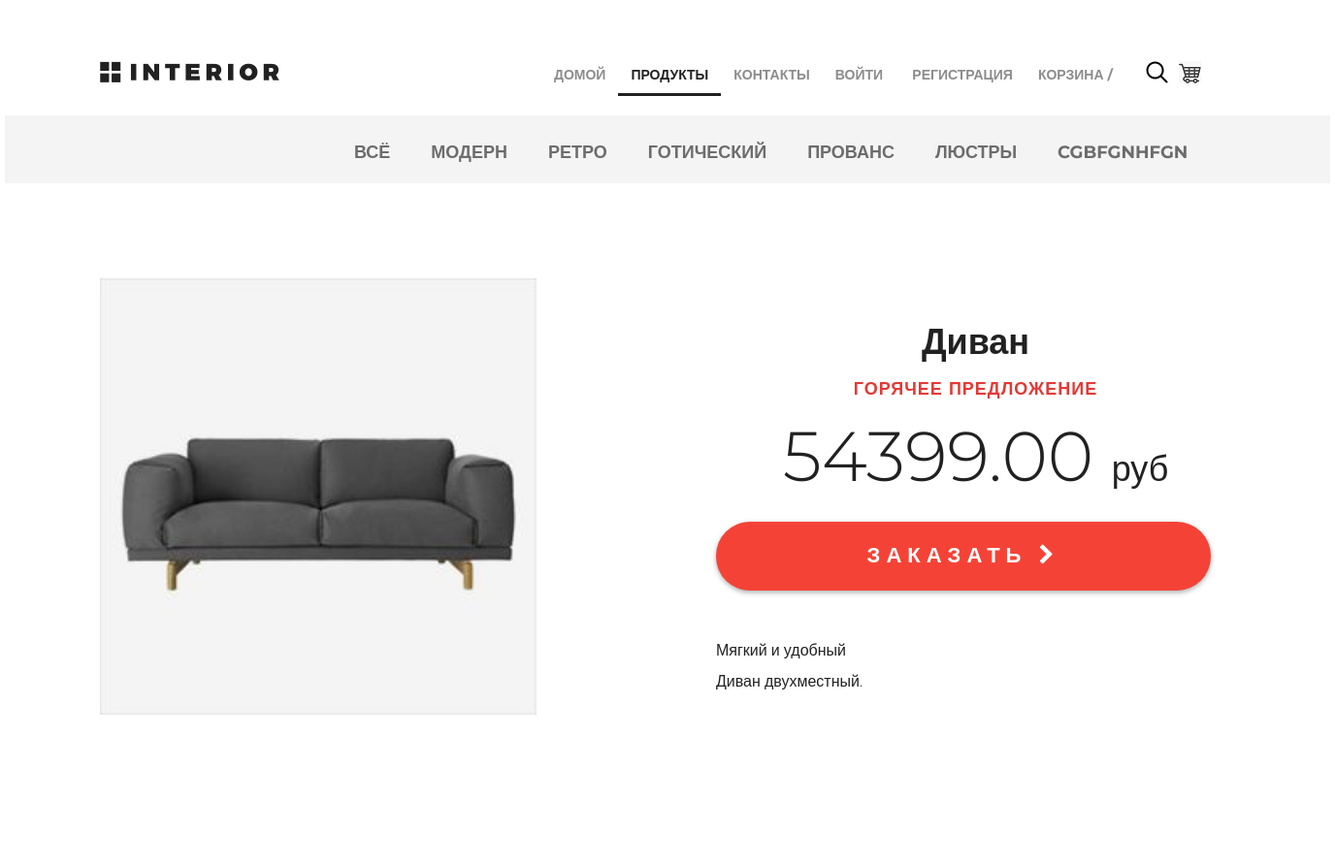
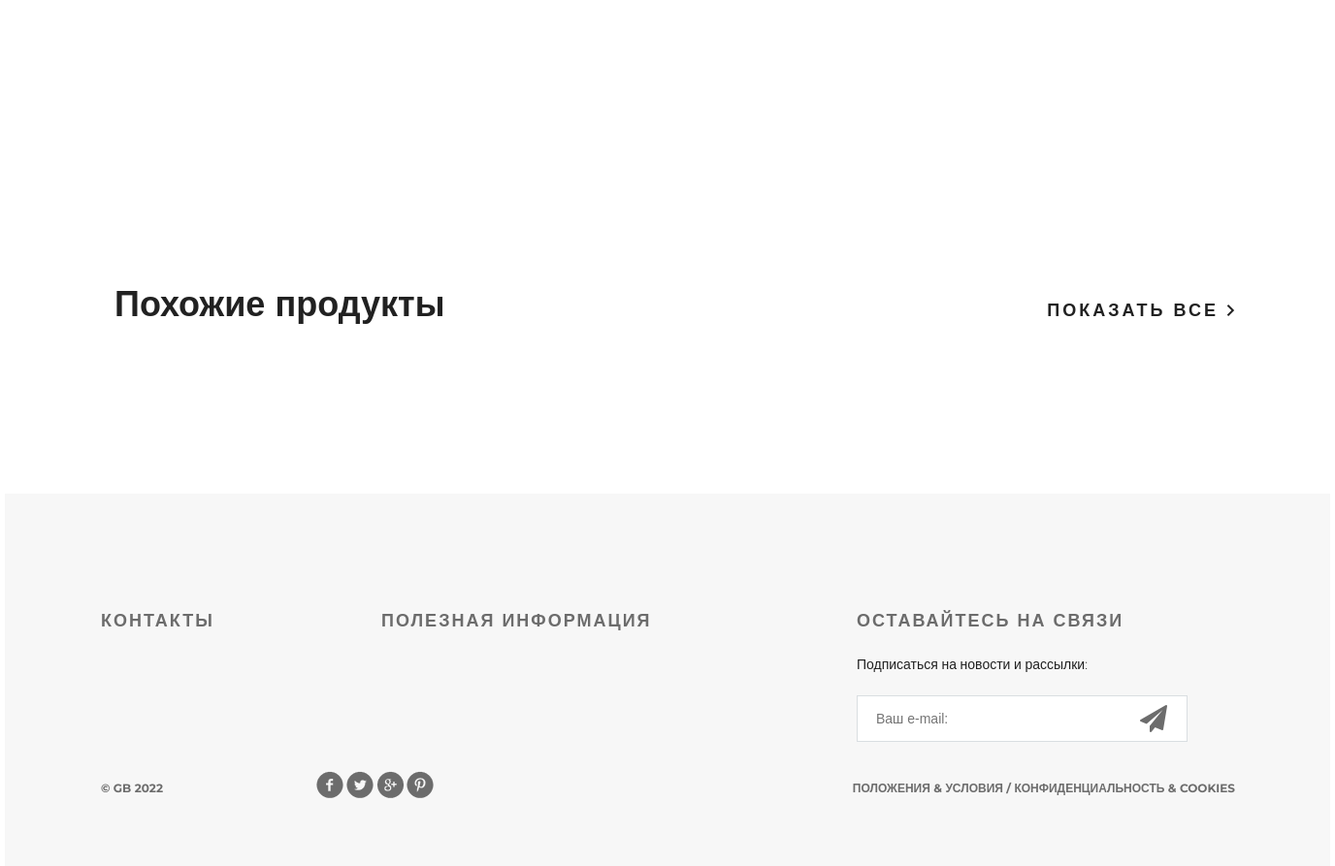
Screenshot of /products/ with the database file from the repository (2 pictures, top to bottom).
### mainapp/models.py (models this page shows)
class ProductCategory(models.Model):
    name = models.CharField(verbose_name='имя', max_length=64, unique=True, blank=True)
    description = models.TextField(verbose_name='описание', blank=True, max_length=128)
    is_active = models.BooleanField(verbose_name='активна', default=True)
    def __str__(self):
        return self.name

class Product(models.Model):
    name = models.CharField(verbose_name='имя', max_length=128, unique=True)
    description = models.TextField(verbose_name='описание', blank=True)
    category = models.ForeignKey(ProductCategory, on_delete=models.SET_NULL, null=True, blank=True)
    short_description = models.CharField(verbose_name='короткое описание', max_length=64)
    price = models.DecimalField(verbose_name='цена', max_digits=8, decimal_places=2, default=0)
    price_with_discount = models.DecimalField(verbose_name='цена со скидкой', max_digits=8, decimal_places=2, default=0)
    quantity = models.PositiveIntegerField(verbose_name='количество на складе', default=0)
    image = models.ImageField(upload_to='products_images', blank=True)
    is_active = models.BooleanField(verbose_name='активна', default=True)
    def __str__(self):
        return self.name

### mainapp/views.py (the view)
# urls.py: path('products/', include('mainapp.urls', namespace='products')),
def products(request, pk=None, page=1):
    if not pk:
        if pk == 0:
            selected_category_id = 0
            selected_category = 0
            selected_category_dict = {"name": 'Всё', "href": reverse('products:category', args=[0])}
        else:
            selected_category = None
            selected_category_id = 0
            selected_category_dict = None
    else:
        selected_category = get_object_or_404(ProductCategory, id=pk)
        selected_category_id = selected_category.id
        selected_category_dict = {"name": selected_category.name,
                                  "href": reverse('products:category', args=[selected_category.id])}
    if selected_category:
        products = Product.objects.filter(category=selected_category)
    else:
        products = Product.objects.all()
    image = [
        {'img': 'img/controll.jpg'},
        {'img': 'img/controll1.jpg'},
        {'img': 'img/controll2.jpg'},
    ]
    categories = ProductCategory.objects.all().filter(is_active=True)
    hot_product = get_hot_product()
    same_products = get_same_products(hot_product)
    paginator = Paginator(products, 2)
    try:
        products_paginator = paginator.page(page)
    except PageNotAnInteger:
        products_paginator = paginator.page(1)
    except EmptyPage:
        products_paginator = paginator.page(paginator.num_pages)
    context = {
        'menu_links': MENU_LINKS,
        'title': 'каталог',
        'class_name': 'hero-white',
        'products': products,
        'products_same': Product.objects.all()[:3],
        'products_paginator': products_paginator,
        'image': image,
        'selected_category': selected_category_dict,
        'categories': categories,
        'hot_product': hot_product,
        'same_products': same_products,
        'category_id': selected_category_id,
    }
    if pk is None:
        return render(request, 'mainapp/products_index.html', context)
    return render(request, 'mainapp/products.html', context)

### mainapp/context_processors.py (called while the page is built)
def cart(request):
    print(f'context processor cart works')
    cart = []
    if request.user.is_authenticated:
        cart = Cart.objects.filter(user=request.user)
    return {
        'cart': cart,
        }

### mainapp/views.py (called while the page is built)
def get_hot_product():
    products = Product.objects.all()
    return random.sample(list(products), 1)[0]

def get_same_products(hot_product):
    same_products = Product.objects.filter(category=hot_product.category).exclude(pk=hot_product.pk)[:3]
    return same_products

### mainapp/templates/mainapp/products_index.html (shortened to what this page needs)
{% extends 'mainapp/base.html' %}
{% load static %}
{% block 'extra_class' %}
<a href="#" class="basket"></a>
{% endblock %}
{% block 'content' %}
		<div class="details">
			<div class="links clearfix">
				<ul class="links-menu">
					<li><a href="{% url 'products:category' 0 %}"
						   class="{% if selected_category.name == 'Всё' %} active {% endif %}">всё</a></li>
					{% for category in categories %}
					<li><a href="{% url 'products:category' category.id %}">{{ category }}</a></li>
					{% endfor %}
				</ul>
			</div>
			<div class="details-products">
				<div class="details-slider">
					<div class="slider-product">
						<img src="/media/{{ hot_product.image }}" style="width:450px;height:450px;">
					</div>
				</div>
				<div class="description">
					<h3 class="big-bold">{{hot_product}}</h3>
					<h3 class="red">горячее предложение</h3>
					<p class="price"> {{hot_product.price}} <span>руб</span></p>
					<a href="{% url 'products:product' hot_product.id %}" class="red-button">
						заказать <i class="fa fa-chevron-right" aria-hidden="true"></i>
					</a>
					<div class="description-text">
						<p>{{hot_product.short_description}}</p>
						<p>{{hot_product.description}}.</p>
					</div>
				</div>
			</div>
			<div class="related">
				<div class="title clearfix">
					<h2>Похожие продукты</h2>
					<a class="explore" href="{% url 'products:category' 0 %}">показать все
						<img src="/static/img/arrow.png" alt=""></a>
				</div>
			</div>
		</div>
		<div class="clr"></div>
	</div>
{% endblock %}

### static/style.css (style rules this page uses)
* { margin: 0; padding: 0; }
body { font-family: 'Montserrat', sans-serif; }
html, body { height: 100%; }
.clr { height: 384px; }
.basket { display: block; width: 23px; height: 23px; background-image: url(img/basket.png); position: absolute; top: 63px; left: 1210px; }
.clearfix:after { content: ""; display: block; clear: both; }
.explore { text-transform: uppercase; color: #212121; font-size: 18px; font-weight: 700; line-height: 24px; text-align: center; float: right; margin-top: 138px; letter-spacing: 3px; text-decoration: none; }
.big-bold { color: #212121; font-size: 36px; font-weight: 700; text-align: left; margin-bottom: 24px; line-height: 36px; }
.title { height: 152px; margin-right: 15px; }
.title h2 { float: left; margin-top: 118px; color: #212121; font-size: 36px; font-weight: 700; text-align: left; margin-left: 15px; }
.red { text-transform: uppercase; color: #e53935; font-size: 18px; font-weight: 700; text-align: left; letter-spacing: 1px; line-height: 17px; margin-bottom: 22px; }
.links { height: 70px; background-color: #f4f4f4; position: relative; padding-left: 360px; }
.links-menu { margin: 27px auto 0px; position: absolute; }
.links-menu li { float: left; list-style-type: none; padding-right: 42px; }
.links-menu li a { text-decoration: none; color: #6c6c6c; font-size: 18px; font-weight: 700; text-transform: uppercase; }
.details-products { padding-left: 98px; padding-right: 98px; margin-top: 98px; height: 651px; }
.details-slider { width: 570px; float: left; margin-right: 30px; }
.slider-product { width: 570px; height: 570px; }
.description { width: 535px; float: right; padding-left: 35px }
.description .big-bold { color: #212121; font-size: 36px; font-weight: 700; text-align: center; margin-top: 47px; margin-bottom: 0px; }
.description .red { text-transform: uppercase; color: #e53935; font-size: 18px; font-weight: 700; text-align: center; letter-spacing: 1px; line-height: 17px; margin-top: 23px; margin-bottom: 36px; }
.description .price { color: #212121; font-size: 72px; font-weight: 300; line-height: 48px; text-align: center; }
.description .price span { color: #212121; font-size: 36px; font-weight: 300; line-height: 48px; text-align: center; }
.red-button { display: block; height: 71px; width: 510px; border-radius: 35px; background-color: #f44336; text-align: center; text-transform: uppercase; text-decoration: none; color: #ffffff; font-size: 22px; font-weight: 700; line-height: 24px; box-shadow: 0px 2px 4.85px 0.15px rgba(33, 33, 33, 0.35); line-height: 70px; letter-spacing: 6px; margin-top: 31px; }
.description-text { margin-top: 50px; color: #212121; font-size: 16px; font-weight: 300; line-height: 24px; text-align: left; }
.description-text p { margin-bottom: 0.5em; }
.related { padding: 0px 98px; }
.related .title { height: 343px; margin-right: 0; }
.related .title h2 { margin-top: 245px; }
.related .title .explore { margin-top: 262px; }

### rows the page displays
ProductCategory: name "МОДЕРН"
ProductCategory: name "РЕТРО"
ProductCategory: name "ГОТИЧЕСКИЙ"
ProductCategory: name "ПРОВАНС"
ProductCategory: name "ЛЮСТРЫ"
ProductCategory: name "CGBFGNHFGN"
Product: image (picture), name "Диван", price "54399.00", short_description "Мягкий и удобный", description "Диван двухместный"

### other values shown
{{ link.name }} "ДОМОЙ" "ПРОДУКТЫ" "КОНТАКТЫ"
